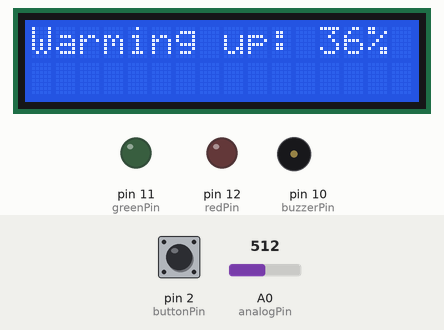
Simulated run of this sketch. Board: Arduino Uno, built with avr-gcc and run on an emulated ATmega328P. Shown: 16×2 character LCD, output pins drawn as LEDs (lit = HIGH), buzzer (waves = sounding). Inputs (shaded band) come from the test bench; at power-on: pin 2 (buttonPin) LOW, A0 (analogPin) = 512.

Above: at 1.2 s.
1.3 s: pin 2 (buttonPin) pulled HIGH for 0.45 s
At 4.6 s:
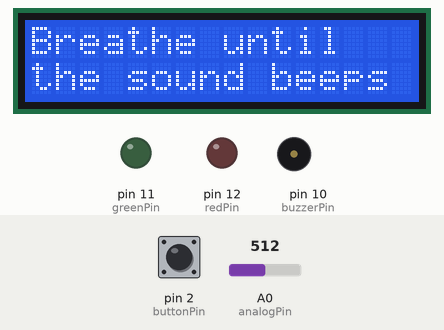
4.7 s: A0 (analogPin) set to 290
At 8.6 s:
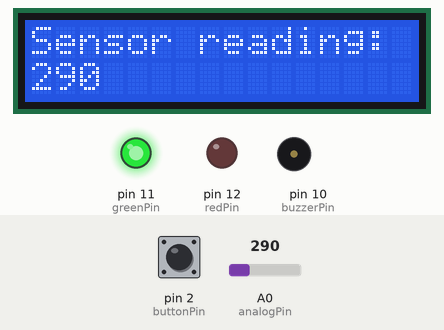
At 19.6 s:
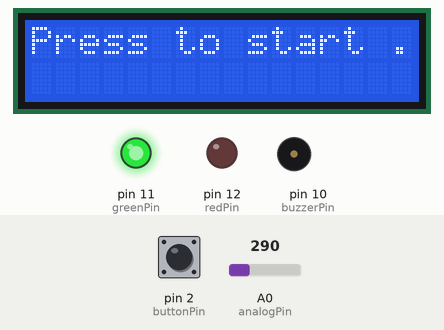
Timing chart, 0 to 20.1 s (numbered marks = the images above; inputs shaded):
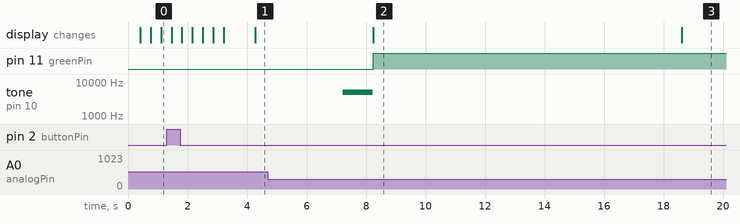

The sketch:

arduino_alcohol_tester.ino
```cpp
/* MQ-3 Alcohol Sensor Circuit and Bluetooth Control with Arduino */
/* 정경진(건설환경공학부) 2020-2 창의공학설계 */

#include <SoftwareSerial.h>
#include <LiquidCrystal_I2C.h>

SoftwareSerial BT_Serial(7,8);
LiquidCrystal_I2C lcd(0x27,16,2);

// Warmup variables
int WARMUP_SECONDS = 3;
unsigned long time;

// Measurement variables
int MEASURE_SECONDS = 5;
unsigned long start_at;

// Flags
bool is_ready = false;
bool is_done = false;

// Sensor readiness
int analogPin = A0; // MQ-3 센서 아날로그 입력
int val = 0;

const int buzzerPin = 10;
const int buttonPin = 2;

// LED digital pin 11 and 12
const int redPin = 12;
const int greenPin = 11;

void setup() {
  BT_Serial.begin(9600);
  Serial.begin(9600);
  lcd.begin();
  lcd.backlight();
  pinMode(redPin, OUTPUT);
  pinMode(greenPin, OUTPUT);
}

void loop()
{
  int button_state = digitalRead(buttonPin); // Push 버튼 입력시

  if (BT_Serial.available()) {
    button_state = BT_Serial.read(); // App 버튼 입력시
  }

  if (button_state && !is_ready) {
    is_ready = true;
    start_at = millis()/1000;
    is_done = false;
  }
  delay(333);

  time = millis()/1000;

  // Warmup
  if (time<=WARMUP_SECONDS)
  {
    int progress = map(millis(), 0, WARMUP_SECONDS*1000, 0, 100);
    if (progress >= 100) {
      progress = 100;
    }
    lcd.setCursor(0,0);
    lcd.print("Warming up: ");
    lcd.print(progress);
    lcd.println("%");
  }
  else
  {
    // idle 상태
    if (!is_ready && !is_done) {
      printReady();
    }

    // 측정 중 상태
    if (is_ready && !is_done) {
      printMeasure();
      val = readAlcohol();
    }

    // 측정 종료
    if (is_ready && !is_done && ((time - start_at)>MEASURE_SECONDS)) {
      tone(buzzerPin, 5000);
      delay(1000);
      noTone(buzzerPin);
      is_done = true;
      is_ready = false;
    }

    // 측정 결과 출력
    if (is_done) {
      printAlcohol(val);
      if (val > 300) {
        digitalWrite(redPin, HIGH);
      } else {
        digitalWrite(greenPin, HIGH);
      }
      delay(10000);
      is_done = false;
      is_ready = false;
    }
  }
}

void printReady() {
  lcd.clear();
  lcd.setCursor(0,0);
  lcd.println("Press to start ...");
}
void printMeasure() {
  lcd.clear();
  lcd.setCursor(0,0);
  lcd.println("Breathe until");
  lcd.setCursor(0,1);
  lcd.println("the sound beeps");
}
void printAlcohol(int value) {
  lcd.clear();
  lcd.setCursor(0,0);
  lcd.print("Sensor reading: ");
  lcd.setCursor(0,1);
  lcd.print(val);
  char *info = "";
  if (val>300) {
    info = "면허 정지 수준입니다.";
  }
  if (val>500) {
    info = "면허 취소 수준입니다.";
  }
  BT_Serial.println(String(val)+","+info); // payload: "368,면허 정지 수준입니다."
  BT_Serial.write('>'); // delimeter
}

int readAlcohol() {
  // 5회 측정하여 평균
  int repeat = 5;
  int sum = 0;
  // Measure
  for (int i = 0; i < repeat; i++) {
    sum += analogRead(analogPin);
  }
  sum = sum / repeat;
  return sum;
}
```

Measured:
- after the input at 1.3 s, the display: first differs from a run without the input after 3.0 s (image 1)
- after the input at 4.7 s, pin 11 (greenPin): LOW → HIGH after 3.6 s; pin 12 (redPin): stays LOW (without the input it goes to HIGH after 3.6 s)
- what the display in image 2 shows lasts 10.3 s, from 8.3 s to 18.6 s
